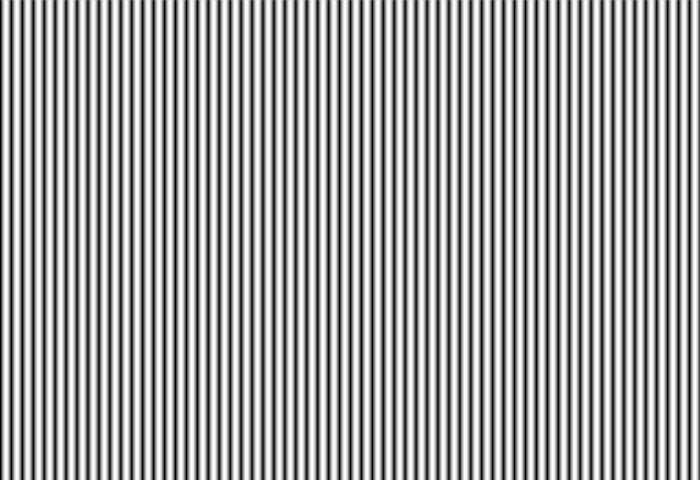
Frame 1 (no input)
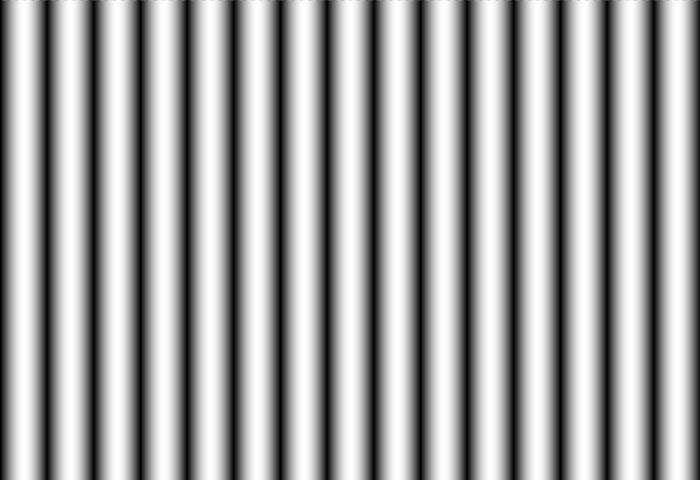
Frame 60 (the mouse pressed at the canvas centre just before this capture)
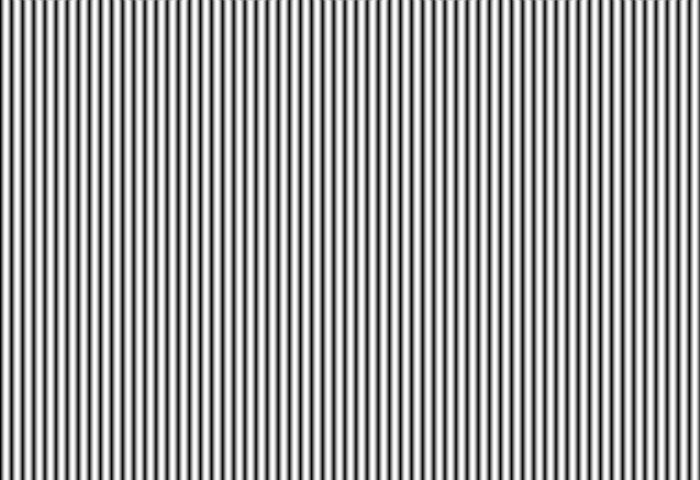
Frame 120 (the mouse held since frame 60 and released just before this capture)

The Processing sketch that drew these frames (run headless with seeded random() and noise(); from frame 60 on, the mouse is pressed at the canvas centre):

// Processing sketch: random_sinwave
// ── random_sinwave.pde
void setup() {
  size(700, 480);
}

void draw() {
  int numb = int(abs(random(100)));
  float[] sinwave = new float[width];

  for (int i = 0; i < width; i++) {
    float amount = map(i, 0, width, 0, numb*PI);
    sinwave[i] = abs(sin(amount));
  }
  for (int i = 0; i < width; i++) {
    stroke(sinwave[i]*255);
    line(i, 0, i, height);
  }
}
